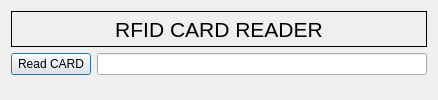
<?xml version="1.0" encoding="UTF-8"?>
<ui version="4.0">
 <class>CARD</class>
 <widget class="QDialog" name="CARD">
  <property name="geometry">
   <rect>
    <x>0</x>
    <y>0</y>
    <width>438</width>
    <height>100</height>
   </rect>
  </property>
  <property name="windowTitle">
   <string>Dialog</string>
  </property>
  <layout class="QGridLayout" name="gridLayout">
   <item row="0" column="0">
    <layout class="QVBoxLayout" name="verticalLayout">
     <item>
      <widget class="QLabel" name="label">
       <property name="font">
        <font>
         <pointsize>16</pointsize>
        </font>
       </property>
       <property name="frameShape">
        <enum>QFrame::Shape::Box</enum>
       </property>
       <property name="text">
        <string>RFID CARD READER</string>
       </property>
       <property name="alignment">
        <set>Qt::AlignmentFlag::AlignCenter</set>
       </property>
      </widget>
     </item>
     <item>
      <layout class="QFormLayout" name="formLayout">
       <item row="0" column="0">
        <widget class="QPushButton" name="pushButton">
         <property name="text">
          <string>Read CARD</string>
         </property>
        </widget>
       </item>
       <item row="0" column="1">
        <widget class="QLineEdit" name="lineEdit"/>
       </item>
      </layout>
     </item>
    </layout>
   </item>
  </layout>
 </widget>
 <resources/>
 <connections/>
</ui>
